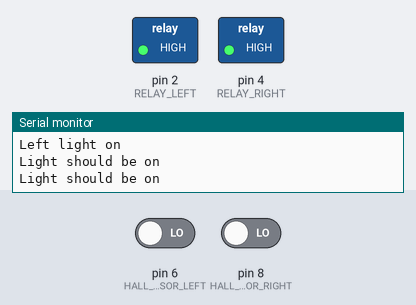
Simulated run of this sketch. Board: Arduino Uno, built with avr-gcc and run on an emulated ATmega328P. On the bench: switched loads named in the sketch (green lamp = pin HIGH), the last lines printed to the serial monitor. Inputs (shaded band) come from the test bench; at power-on: pin 8 (HALL_SENSOR_RIGHT) LOW, pin 6 (HALL_SENSOR_LEFT) LOW. Pins used as bus, display or sensor lines are not drawn.

Above: at 1.4 s.
1.5 s: pin 8 (HALL_SENSOR_RIGHT) driven HIGH
At 2.7 s:
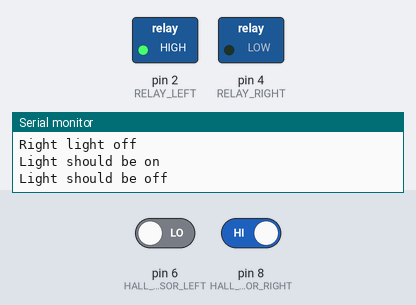
3.3 s: pin 6 (HALL_SENSOR_LEFT) driven HIGH
At 4.1 s:
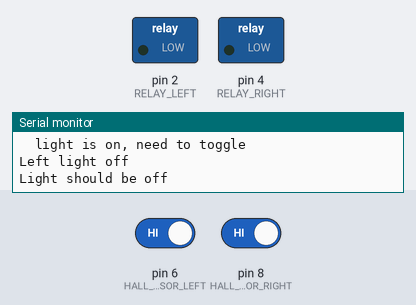
5.2 s: pin 6 (HALL_SENSOR_LEFT) driven LOW
At 6.9 s:
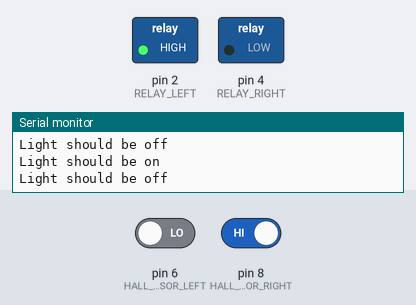
7.2 s: pin 8 (HALL_SENSOR_RIGHT) driven LOW
At 8.8 s:
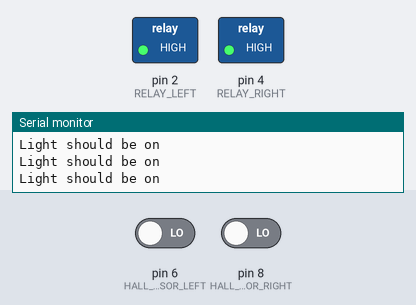
Timing chart, 0 to 10.0 s (numbered marks = the images above; inputs shaded):
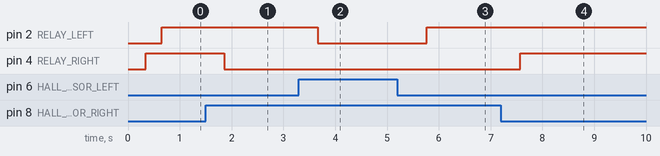

The sketch:

full-sketch.ino
```cpp
const long AUTO_SHUTOFF_MIN = 10;
const long AUTO_SHUTOFF_MS = AUTO_SHUTOFF_MIN * 60 * 1000; // conver minutes to milliseconds
const int DEBOUNCING_DELAY = 300;
const int HALL_TURNON_DELAY = 20;

const int RELAY_RIGHT = 4;
const int HALL_SENSOR_RIGHT = 8;
const int HALL_POWER_RIGHT = 9;
long START_TIME_RIGHT = 0;
int STATE_RIGHT = LOW;

const int RELAY_LEFT = 2;
const int HALL_SENSOR_LEFT = 6;
const int HALL_POWER_LEFT = 7;
long START_TIME_LEFT = 0;
int STATE_LEFT = LOW;

void setup() {

  Serial.begin(9600);
  pinMode(RELAY_RIGHT, OUTPUT);
  pinMode(HALL_SENSOR_RIGHT, INPUT);
  pinMode(HALL_POWER_RIGHT, OUTPUT);
  pinMode(RELAY_LEFT, OUTPUT);
  pinMode(HALL_SENSOR_LEFT, INPUT);
  pinMode(HALL_POWER_LEFT, OUTPUT);

  // use these lines for hall sensors to be always on
  digitalWrite(HALL_POWER_RIGHT, HIGH);
  digitalWrite(HALL_POWER_LEFT, HIGH);

  Serial.print("Auto shutoff minutes: "); Serial.println(AUTO_SHUTOFF_MIN);
  Serial.print("Auto shutoff ms:      "); Serial.println(AUTO_SHUTOFF_MS);
  Serial.print("De-bouncing delay:    "); Serial.println(DEBOUNCING_DELAY);
  Serial.print("Hall turn-on delay:   "); Serial.println(HALL_TURNON_DELAY);

}

void loop() {

//  Serial.println(digitalRead(HALL_SENSOR_RIGHT));
//  delay(100);

  bool toggle_right = shouldToggleLight(HALL_SENSOR_RIGHT, HALL_POWER_RIGHT, RELAY_RIGHT, START_TIME_RIGHT, STATE_RIGHT);
  if (toggle_right) {
    if (STATE_RIGHT == HIGH) {
      // turn off light
      STATE_RIGHT = LOW;
      digitalWrite(RELAY_RIGHT, STATE_RIGHT);
      Serial.println("Right light off");
    } else {
      // turn on light
      STATE_RIGHT = HIGH;
      digitalWrite(RELAY_RIGHT, STATE_RIGHT);
      Serial.println("Right light on");
      START_TIME_RIGHT = millis();
    }
  }

  bool toggle_left = shouldToggleLight(HALL_SENSOR_LEFT, HALL_POWER_LEFT, RELAY_LEFT, START_TIME_LEFT, STATE_LEFT);
  if (toggle_left) {
    if (STATE_LEFT == HIGH) {
      // turn off light
      STATE_LEFT = LOW;
      digitalWrite(RELAY_LEFT, STATE_LEFT);
      Serial.println("Left light off");
    } else {
      // turn on light
      STATE_LEFT = HIGH;
      digitalWrite(RELAY_LEFT, STATE_LEFT);
      Serial.println("Left light on");
      START_TIME_LEFT = millis();
    }
  }
}


bool shouldToggleLight(int hall_sensor, int hall_power, int relay_pin, long start_time, int light_state) {

  int reading = getSensorReading(hall_sensor, hall_power);

  if (reading == LOW) {
    // light should be turned on
    Serial.println("Light should be on");

    if (light_state == HIGH) {
      // light was already on
      if (millis() - start_time > AUTO_SHUTOFF_MS) {
        // light has been on too long, time to toggle
        Serial.println("  light on too long, time to toggle");
        Serial.print("  "); Serial.print(millis());
        Serial.print(" - "); Serial.println(start_time);
        return true;
      } else {
        // light hasn't been on too long, don't toggle
        return false;
      }

    } else {
      // light is not already on, need to toggle
      Serial.println("  light isn't on, need to toggle");
      return true;
    }

  } else {
    // light should be turned off
    Serial.println("Light should be off");

    if (light_state == HIGH) {
      // light is currently on, need to toggle
      Serial.println("  light is on, need to toggle");
      return true;
    } else {
      // light is already off, don't toggle
      return false;
    }
  }
}

int getSensorReading(int hall_pin, int hall_power) {

  // turn on hall sensor
  // digitalWrite(hall_power, HIGH);

  int previous = digitalRead(hall_pin);
  int current;

  // read values until result is consistent
  while (true) {
    delay(DEBOUNCING_DELAY);
    current = digitalRead(hall_pin);
    if (current == previous) {
      break;
    } else {
      previous = current;
    }
  }

  // turn off hall sensor
  // digitalWrite(hall_power, LOW);

  return current;
}
```

Measured:
- after the input at 1.5 s, pin 4 (RELAY_RIGHT): HIGH → LOW after 0.36 s
- after the input at 3.3 s, pin 2 (RELAY_LEFT): HIGH → LOW after 0.36 s
- after the input at 5.2 s, pin 2 (RELAY_LEFT): LOW → HIGH after 0.57 s
- after the input at 7.2 s, pin 4 (RELAY_RIGHT): LOW → HIGH after 0.37 s
